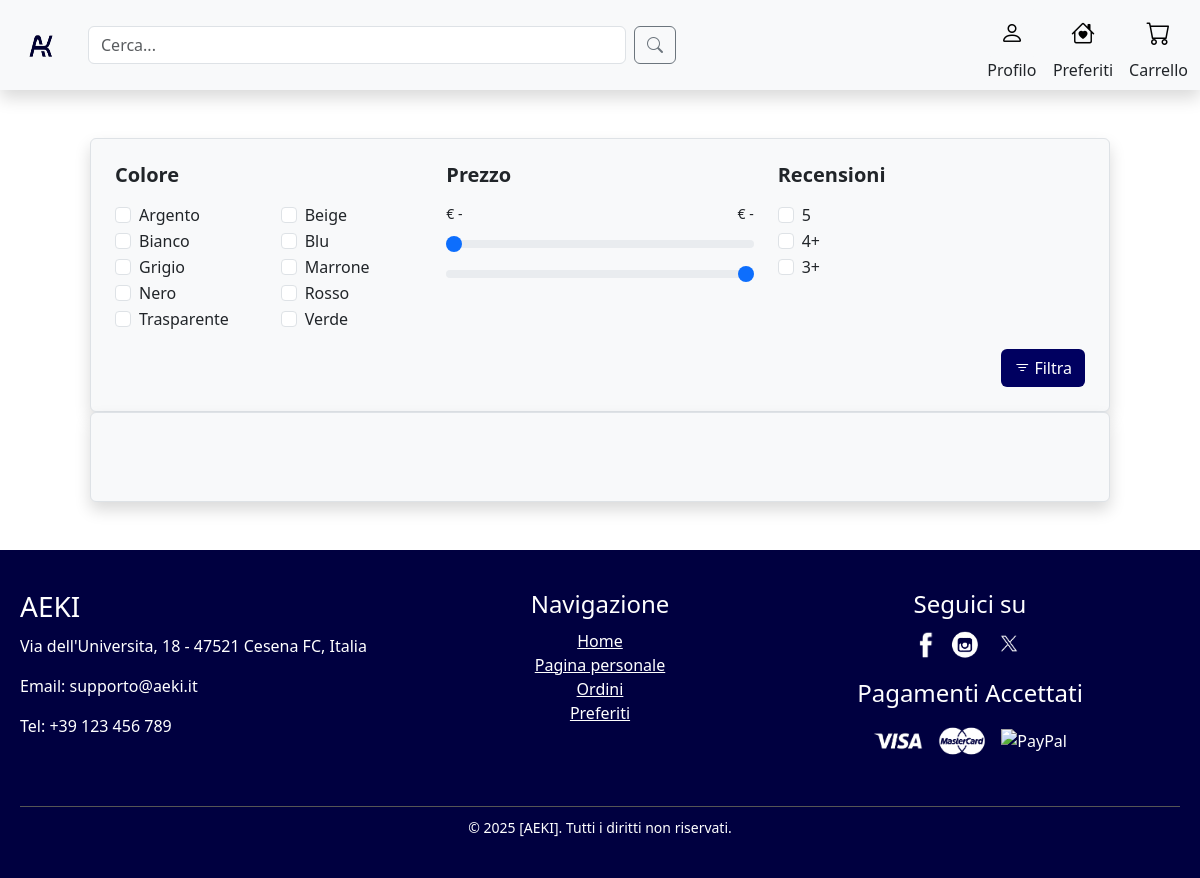
Screenshot of /filteredProducts.php with the database file from the repository.
### tables this page shows
create table Colore (
     NomeColore VARCHAR(40) not null,
     constraint ID_Colore_ID primary key (NomeColore));

### filteredProducts.php (called while the page is built, shortened)
<?php
require_once 'bootstrap.php';
$templateParams["titolo"] = "Aeki - FilteredProducts";
$templateParams["nome"] = "filteredProducts_main.php";
$templateParams["colors"] = $dbh->getColori();
$templateParams["js"] = array("js/filterProducts.js");
require 'template/base.php';
?>

### db/database.php (called while the page is built, shortened)
<?php
class DatabaseHelper{
    private $db;
    public function __construct($servername, $username, $password, $dbname){
        $this->db = new mysqli($servername, $username, $password, $dbname);
    }
    public function getColori(){
        $stmt = $this->db->prepare("SELECT NomeColore FROM Colore ");
        $stmt->execute();
        $result = $stmt->get_result();
        return $result->fetch_all(MYSQLI_ASSOC);
    }
}
?>

### bootstrap.php (called while the page is built, shortened)
<?php
require_once("db/database.php");
$dbh = new DatabaseHelper("localhost", "root", "", "aekiDb");
?>

### template/filteredProducts_main.php (the view, shortened to what this page needs)
<?php
$sliderMin = 0;
$sliderMax = 100;
?>
<div class="row d-flex justify-content-center mt-5">
  <div class = "col-md-10 col-12 border rounded shadow bg-light p-4">
    <div class="row d-flex align-items-stretch">
      <div class="col-12 col-md-4" data-group="colore">
        <h5 class="fw-semibold mb-3">Colore</h5>
        <div class="row row-cols-2">
          <?php
          foreach ($templateParams["colors"] as $color) {
            echo "<div class='col'>
                    <div class='form-check'>
                      <input class='form-check-input' type='checkbox' id='{$color['NomeColore']}'>
                      <label class='form-check-label' for='{$color['NomeColore']}'>" . ucfirst($color["NomeColore"]) . "</label>
                    </div>
                  </div>";
          }
          ?>
        </div>
      </div>
      <div class="col-12 col-md-4">
        <h5 class="fw-semibold mb-3">Prezzo</h5>
        <div class="mb-3">
          <div class="d-flex justify-content-between small mb-2">
            <label id="displayMinPrice" for="minPriceInput">€ -</label>
            <label id="displayMaxPrice" for="maxPriceInput">€ -</label>
          </div>
          <input type="range" class="form-range" id="minPriceInput" min="<?php echo $sliderMin; ?>" max="<?php echo $sliderMax; ?>" value="<?php echo $sliderMin; ?>">
          <input type="range" class="form-range" id="maxPriceInput" min="<?php echo $sliderMin; ?>" max="<?php echo $sliderMax; ?>" value="<?php echo $sliderMax; ?>">
        </div>
      </div>
      <div class="col-12 col-md-4">
        <h5 class="fw-semibold mb-3">Recensioni</h5>
        <div class="form-check">
          <input class="form-check-input" type="checkbox" id="fiveStars">
          <label class="form-check-label" for="fiveStars">5</label>
        </div>
        <div class="form-check">
          <input class="form-check-input" type="checkbox" id="fourStars">
          <label class="form-check-label" for="fourStars">4+</label>
        </div>
        <div class="form-check">
          <input class="form-check-input" type="checkbox" id="threeStars">
          <label class="form-check-label" for="threeStars">3+</label>
        </div>
      </div>
      <div class="text-end mt-3">
        <button class="btn" style="background-color:#000060;color:#FFFFFF" id ="filterButton"><span class="bi bi-filter"></span> Filtra</button>
      </div>
    </div>
  </div>
</div>
<div class="row d-flex justify-content-center mb-5">
  <div class = "col-md-10 col-12 border rounded shadow bg-light p-4">
    <div class="row d-flex align-items-stretch">
    </div>
  </div>
</div>

### rows the page displays
colore: NomeColore "Argento"
colore: NomeColore "Beige"
colore: NomeColore "Bianco"
colore: NomeColore "Blu"
colore: NomeColore "Grigio"
colore: NomeColore "Marrone"
colore: NomeColore "Nero"
colore: NomeColore "Rosso"
colore: NomeColore "Trasparente"
colore: NomeColore "Verde"
